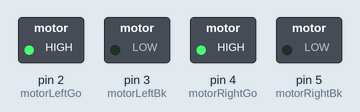
Recording of a sketch running on a simulated Arduino Uno, built with avr-gcc and run on an emulated ATmega328P. Shown: switched loads named in the sketch (green lamp = pin HIGH).

Above: at 0.1 s.
Timing chart, 0 to 1.6 s (numbered marks = the images above):
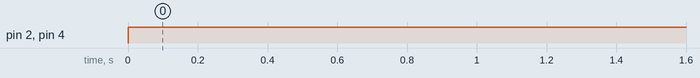

The sketch:

20181127Motor.ino
```cpp
int motorLeftGo = 2;
int motorLeftBk = 3;
int motorRightGo = 4;
int motorRightBk = 5;
void setup() {
  pinMode(motorLeftGo, OUTPUT);
  pinMode(motorLeftBk, OUTPUT);
  pinMode(motorRightGo, OUTPUT);
  pinMode(motorRightBk, OUTPUT);
}

void loop() {
  digitalWrite(motorLeftGo, HIGH);
  digitalWrite(motorLeftBk, LOW);
  digitalWrite(motorRightGo, HIGH);
  digitalWrite(motorRightBk, LOW);
}
```

Measured:
- by itself, pin 2 (motorLeftGo), pin 4 (motorRightGo): LOW → HIGH at 0.00 s
